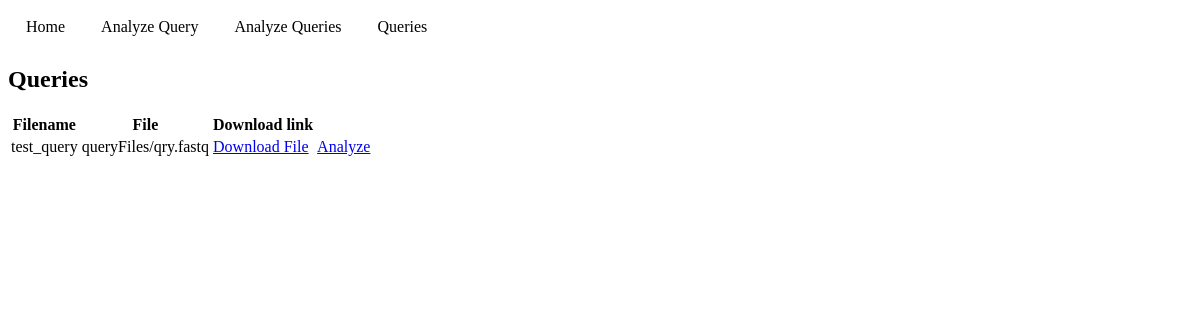
The page /query/query_list/ on the database as committed earlier.
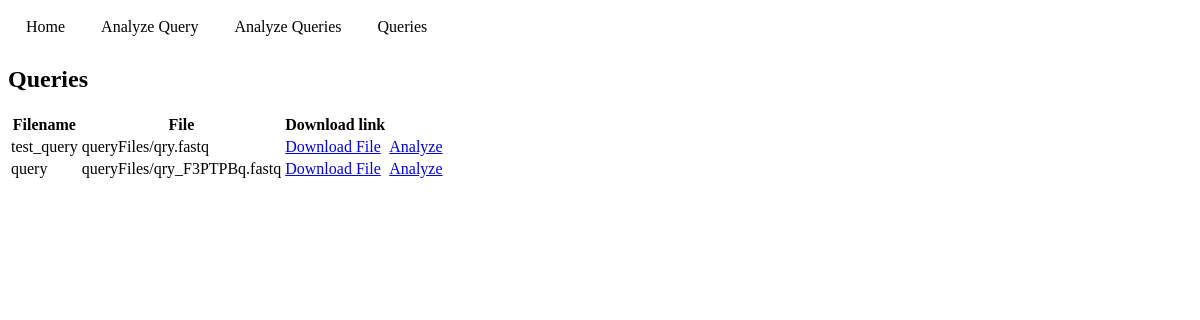
The same page on the database as committed later.
### queries/models.py (models this page shows, shortened)
class Query(models.Model):
    fileName = models.CharField(max_length=100, default='query')
    queryFile = models.FileField(upload_to='queryFiles/', null=True, blank=True)
    query_collection = models.ForeignKey(Queries, on_delete=models.CASCADE, null=True)

### queries/views.py (the view)
# urls.py: path('query_list/', views.query_list, name='query_list'),
def query_list(request):
    queries = Query.objects.all()
    context = {
        'queries': queries,
        'empty': len(queries) == 0
    }
    return render(request, 'queries/query_list.html', context)

### queries/templates/queries/query_list.html
{% extends 'base.html' %}
{% block content %}
    {% if empty %}
        <h2>There are no queries.</h2>
    {% else %}
        <h2>Queries</h2>
        <table class="table">
            <thead>
            <tr>
                <th>Filename</th>
                <th>File</th>
                <th>Download link</th>
            </tr>
            </thead>
            <tbody>
                {% for query in queries %}
                <tr>
                    <td> {{ query.fileName }}</td>
                    <td> {{ query.queryFile }}</td>
                    <td>
                        <a href="{{ query.queryFile.url }}" target="_blank">
                            Download File
                        </a>
                    </td>
                    <td>
                        <a href="{% url 'queries:analyze' query_id=query.id %}" target="_blank">
                            Analyze
                        </a>
                    </td>
                </tr>
                {% endfor %}
            </tbody>
        </table>
    {% endif %}
{% endblock %}

### templates/base.html (shortened to what this page needs)
<!doctype html>
<html>
{% load static %}
<link rel="stylesheet" href="{% static 'css/base.css' %}">
<head>
</head>
<body>
  {% block navigation %}
  {% include 'navbar.html' %}
  {% endblock %}
  {% block content %}{% endblock %}
  </body>
</html>

### templates/navbar.html
<nav>
  <ul class="header_ul">
    <li class='header_li'><a class='header_a' href="{% url 'home' %}">Home</a></li>
    <li class='header_li'><a class='header_a' href="{% url 'queries:input_single' %}"> Analyze Query</a></li>
    <li class='header_li'><a class='header_a' href="{% url 'queries:input_multiple' %}"> Analyze Queries</a></li>
    <li class='header_li'><a class='header_a' href="{% url 'queries:query_list' %}">Queries</a></li>
  </ul>
</nav>

### static/css/base.css (style rules this page uses)
.header_ul { list-style-type:none; margin: 0; padding: 0; overflow: hidden; }
.header_li { float: left; }
.header_a { display: block; color:#000; text-align: center; padding: 10px 18px; text-decoration: none; }

Rows that differ between the two databases and show on the page:
added Query: fileName "query", queryFile "queryFiles/qry_F3PTPBq.fastq"
